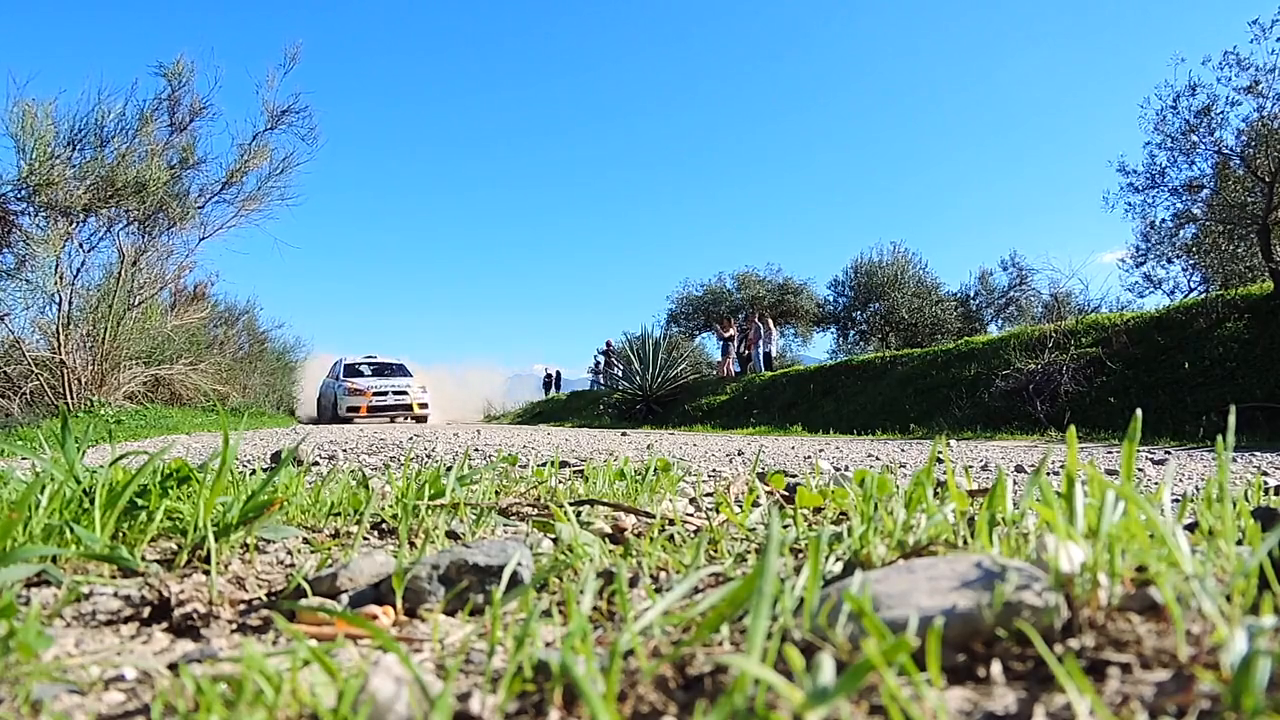
#> input picture frame 24 of Optical Flow/medium.mp4, 1280 x 720 px, given in place of happy.mp4, which was not available
$ python sparse.py
#> lines starting #> are read from the running program, lines starting #| are printed output that depends on the picture; pictures that were not available may be replaced by others from this repository, and a replacement may not be noted
import cv2 as cv
import numpy as np

# Parameters for corner detection and optical flow
feature_params = dict(maxCorners=300, qualityLevel=0.2, minDistance=2, blockSize=7)
lk_params = dict(winSize=(15, 15), maxLevel=2, criteria=(cv.TERM_CRITERIA_EPS | cv.TERM_CRITERIA_COUNT, 10, 0.03))

# Capture video
cap = cv.VideoCapture("happy.mp4")
color = (0, 255, 0)

# Read the first frame
ret, first_frame = cap.read()
#> first_frame is the input picture: shape (720, 1280, 3); mean B, G, R 154.7, 152.5, 113.4
prev_gray = cv.cvtColor(first_frame, cv.COLOR_BGR2GRAY)
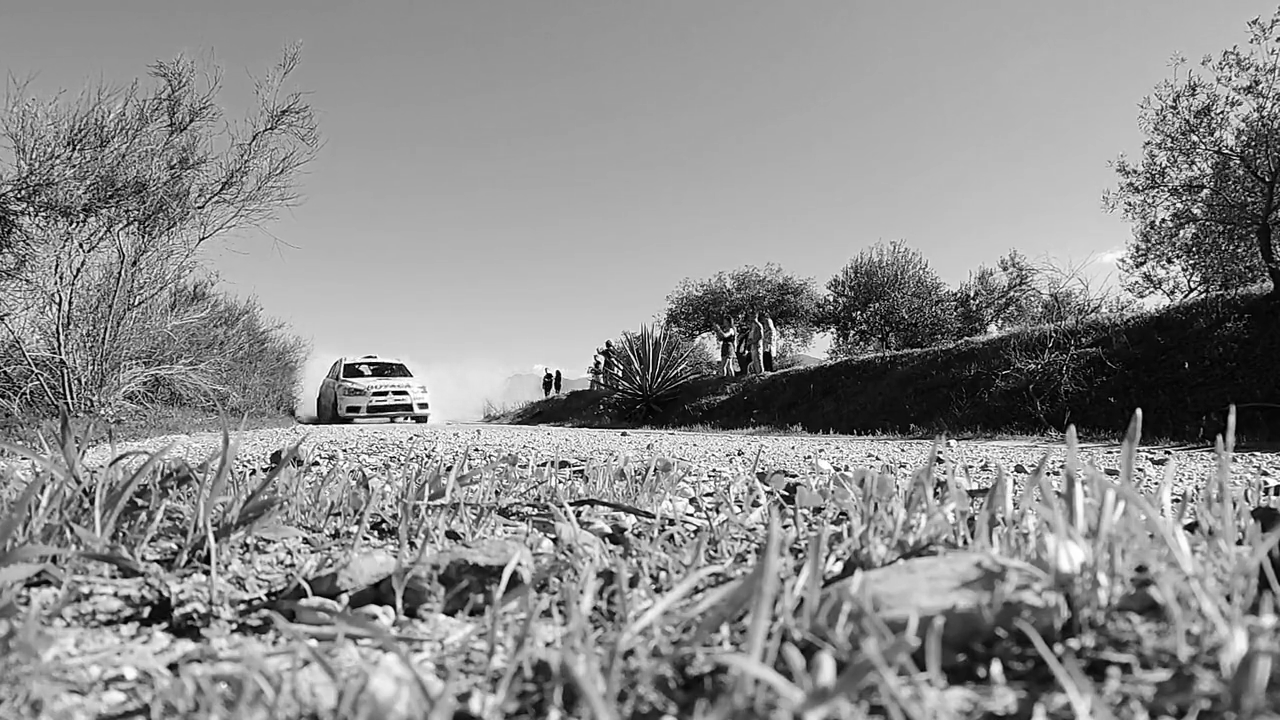
#> prev_gray: shape (720, 1280); min 0, max 255, mean 141
prev = cv.goodFeaturesToTrack(prev_gray, mask=None, **feature_params)
#> prev = 300 rows, first 8: [740, 452], [547, 373], [410, 419], [616, 370], [618, 373], [408, 420], [342, 376], [619, 370]
mask = np.zeros_like(first_frame)

while cap.isOpened():
    ret, frame = cap.read()
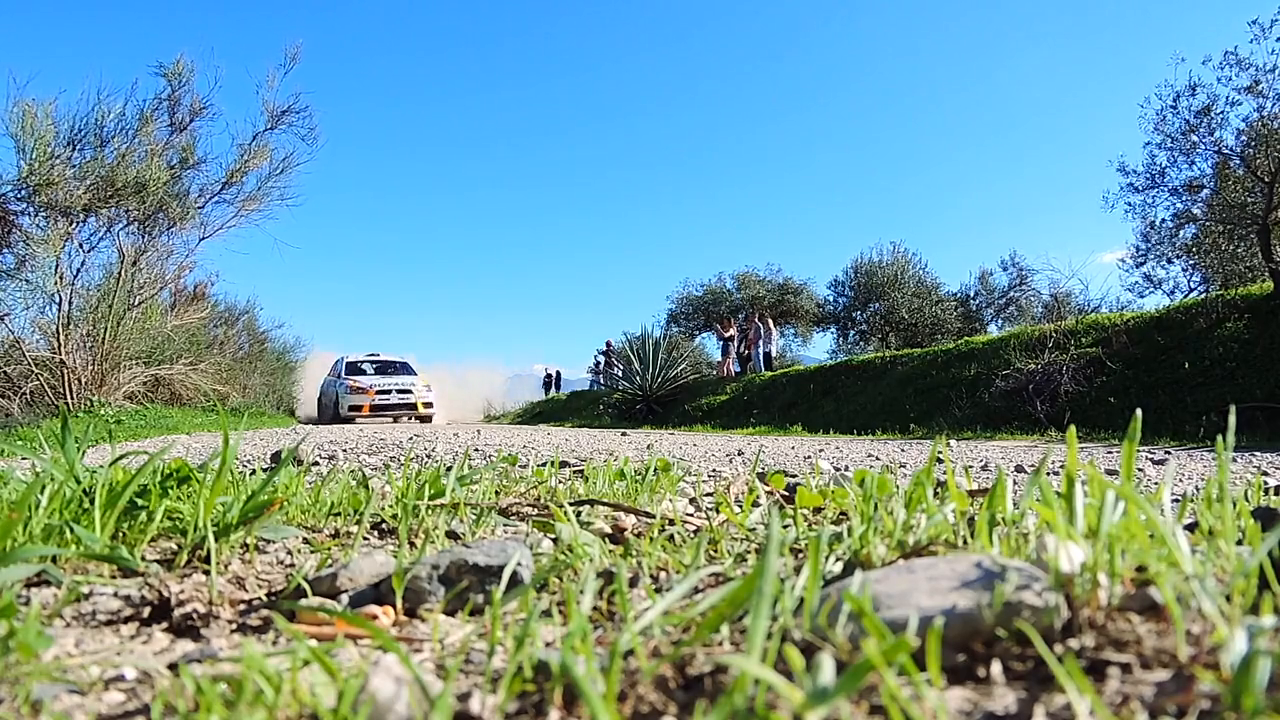
#> input picture frame 25 of Optical Flow/medium.mp4, 1280 x 720 px, given in place of happy.mp4, which was not available
#> frame is the input picture: shape (720, 1280, 3); mean B, G, R 154.5, 152.4, 113.2
    if not ret:
        break

    gray = cv.cvtColor(frame, cv.COLOR_BGR2GRAY)
    prev = cv.goodFeaturesToTrack(prev_gray, mask=None, **feature_params)
    next, status, error = cv.calcOpticalFlowPyrLK(prev_gray, gray, prev, None, **lk_params)
#> next = 300 rows, first 8: [740, 452], [547, 373], [414.1, 418.8], [616, 370], [618, 373], [412, 419.8], [343.7, 374], [619, 370]; status = 300 values from 1 to 1; error = 300 values, max 17.58 at index 16, min 0 at index 15, mean 3.2

    good_old = prev[status == 1].astype(int)
#> good_old = 300 pairs, first value 4 to 1275, second value 103 to 595
    good_new = next[status == 1].astype(int)
#> good_new = 300 pairs, first value 4 to 1275, second value 102 to 594

    for i, (new, old) in enumerate(zip(good_new, good_old)):
        a, b = new.ravel()
        c, d = old.ravel()
        mask = cv.line(mask, (a, b), (c, d), color, 2)
        frame = cv.circle(frame, (a, b), 3, color, -1)
#> this loop made 300 passes
#> (a, b, c, d) on passes 1 to 3: (739, 451, 740, 452), (547, 372, 547, 373), (414, 418, 410, 419)
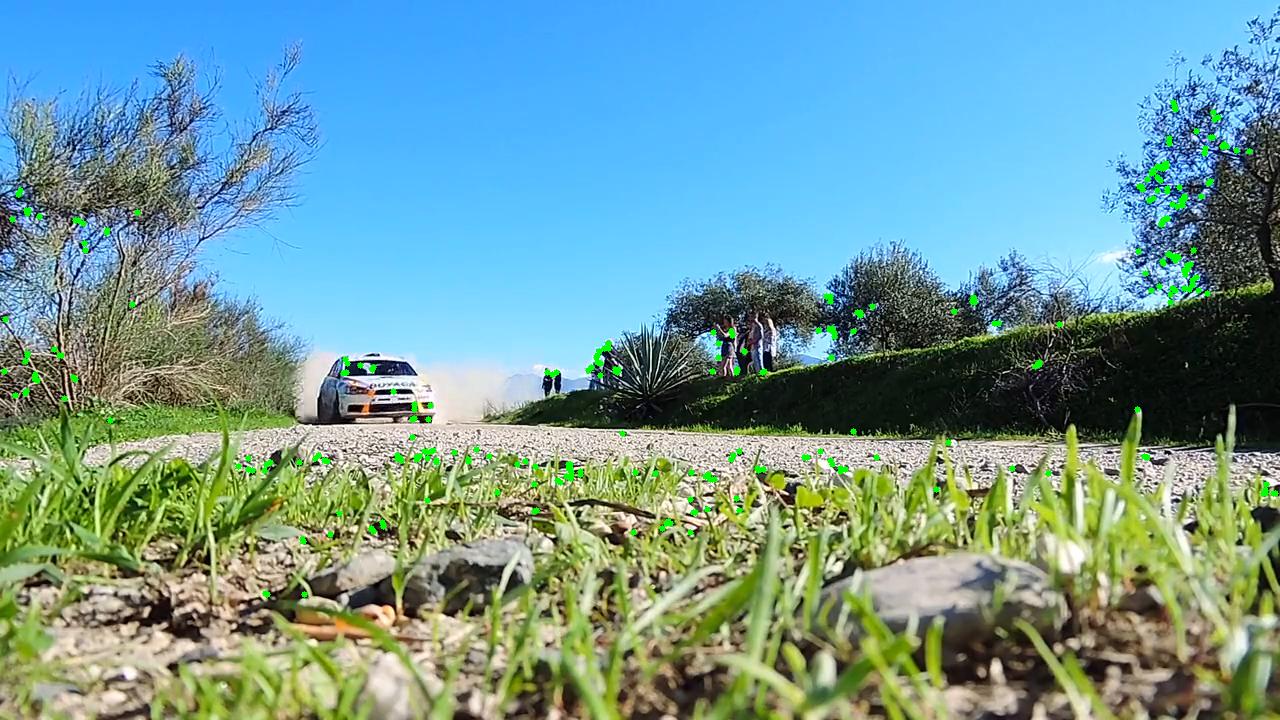
#> frame: shape (720, 1280, 3); mean B, G, R 153.4, 153.4, 112.4
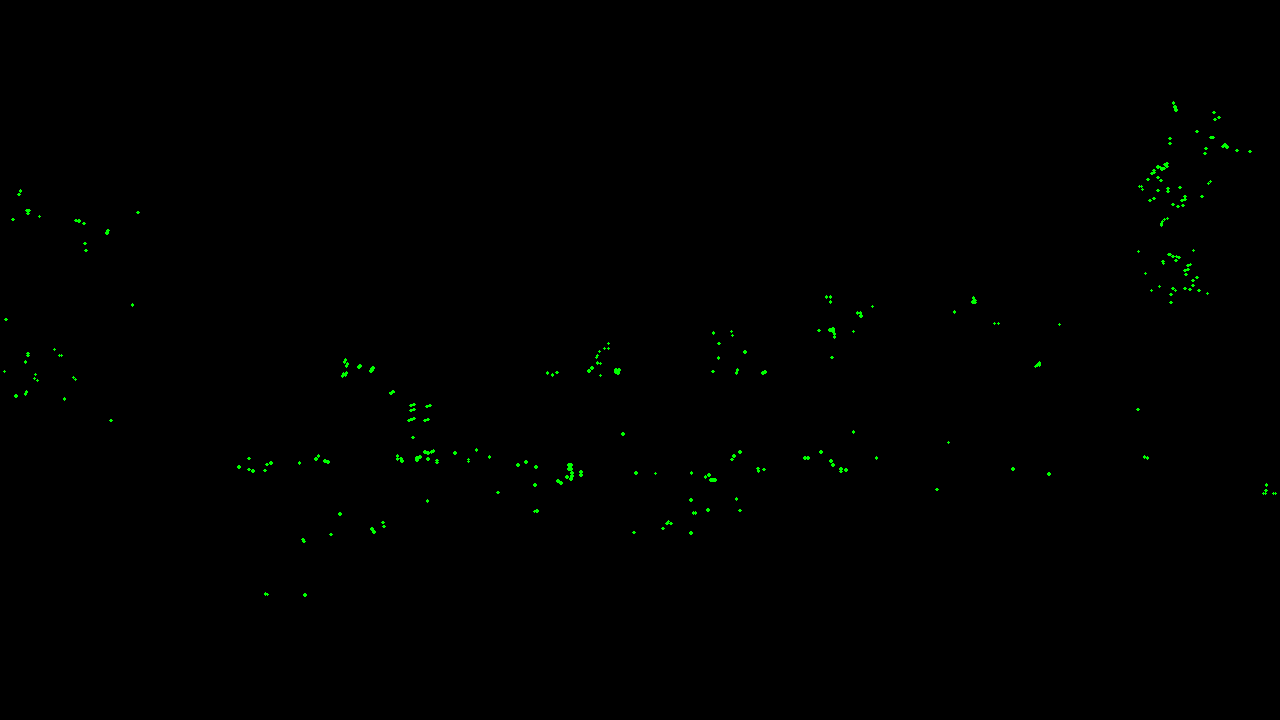
#> mask: shape (720, 1280, 3); mean of channels 0, 1, 2 0, 0.7, 0; drawn as B, G, R

    output = cv.add(frame, mask)

    # Resize the output frame to a smaller size
    output_resized = cv.resize(output, (output.shape[1] // 2, output.shape[0] // 2))
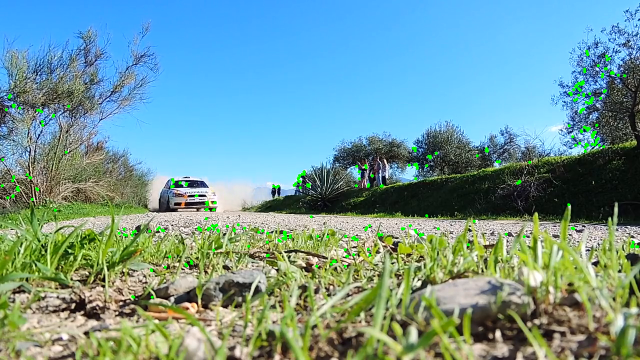
#> output_resized: shape (360, 640, 3); mean B, G, R 153.5, 153.5, 112.5

    prev_gray = gray.copy()
    prev = good_new.reshape(-1, 1, 2)
#> prev = 300 rows, first 8: [739, 451], [547, 372], [414, 418], [615, 369], [617, 372], [412, 419], [343, 373], [618, 369]

    cv.imshow("sparse optical flow", output_resized)
    if cv.waitKey(10) & 0xFF == ord('q'):
#> (key q is pressed here)
        break

cap.release()
cv.destroyAllWindows()

$ run again, starting later in the video
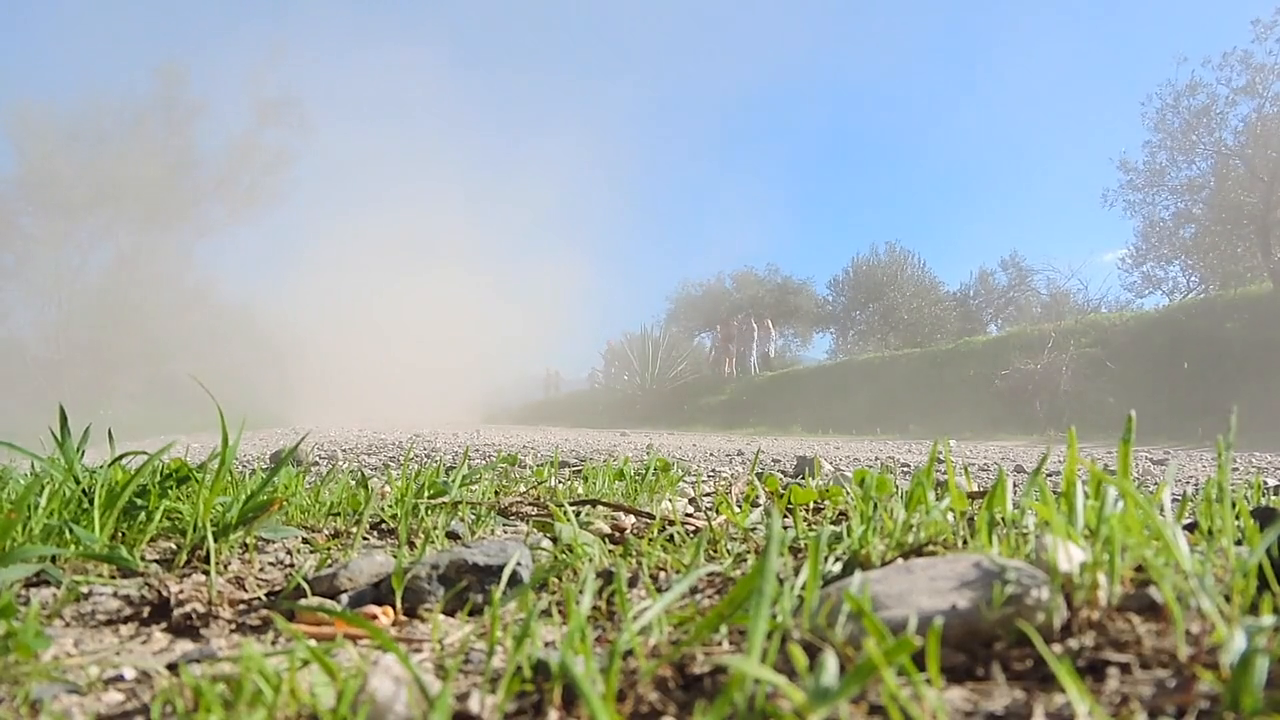
#> input picture frame 192 of Optical Flow/medium.mp4, 1280 x 720 px, given in place of happy.mp4, which was not available
#> first_frame is the input picture: shape (720, 1280, 3); mean B, G, R 161.1, 170.8, 161.3
#> `prev_gray = cv.cvtColor(first_frame, cv.COLOR_BGR2GRAY)`:
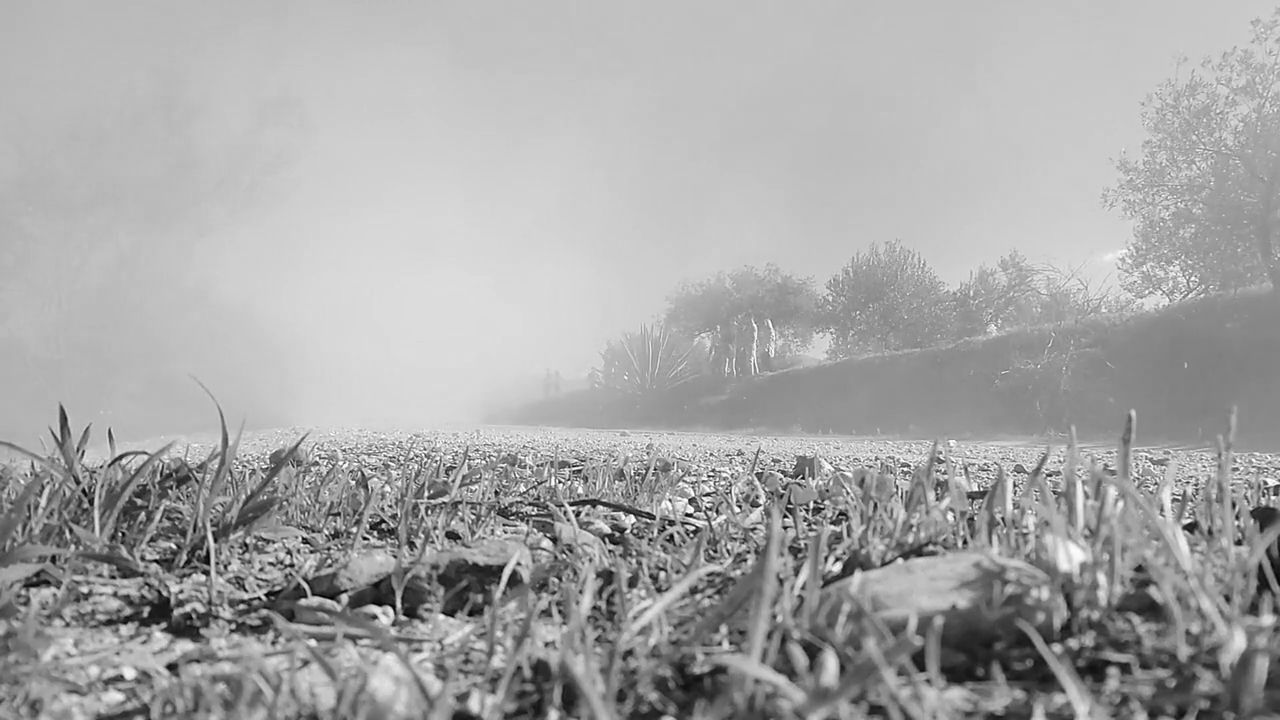
#> prev_gray: shape (720, 1280); min 0, max 255, mean 166.9
#> `prev = cv.goodFeaturesToTrack(prev_gray, mask=None, **feature_params)`: prev = 300 rows, first 8: [979, 488], [559, 482], [561, 483], [802, 477], [534, 511], [728, 492], [692, 511], [264, 594]
#> next = 300 rows, first 8: [978.7, 488.2], [558.8, 482.1], [560.7, 483.1], [801.8, 477.1], [533.8, 511.2], [727.7, 492.1], [691.8, 511.2], [263.7, 594.3]; status = 300 values from 1 to 1; error = 300 values, max 6.92 at index 52, min 0.522 at index 100, mean 4.15
#> good_old = 300 pairs, first value 121 to 1275, second value 448 to 618
#> good_new = 300 pairs, first value 120 to 1274, second value 448 to 618
#> the loop `for i, (new, old) in enumerate(zip(good_new, good_old)):` made 300 passes
#> (a, b, c, d) on passes 1 to 3: (978, 488, 979, 488), (558, 482, 559, 482), (560, 483, 561, 483)
#> after the loop `for i, (new, old) in enumerate(zip(good_new, good_old)):`:
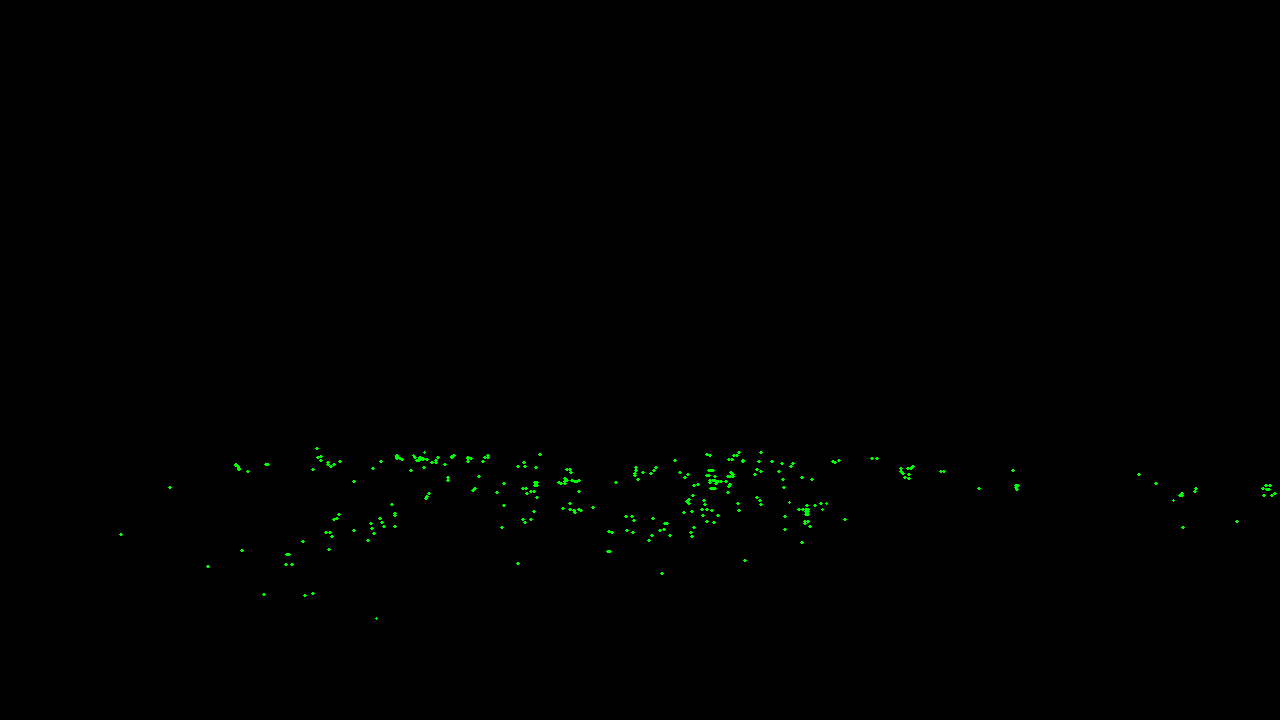
#> mask: shape (720, 1280, 3); mean of channels 0, 1, 2 0, 0.6, 0; drawn as B, G, R
#> `prev = good_new.reshape(-1, 1, 2)`: prev = 300 rows, first 8: [978, 488], [558, 482], [560, 483], [801, 477], [533, 511], [727, 492], [691, 511], [263, 594]
